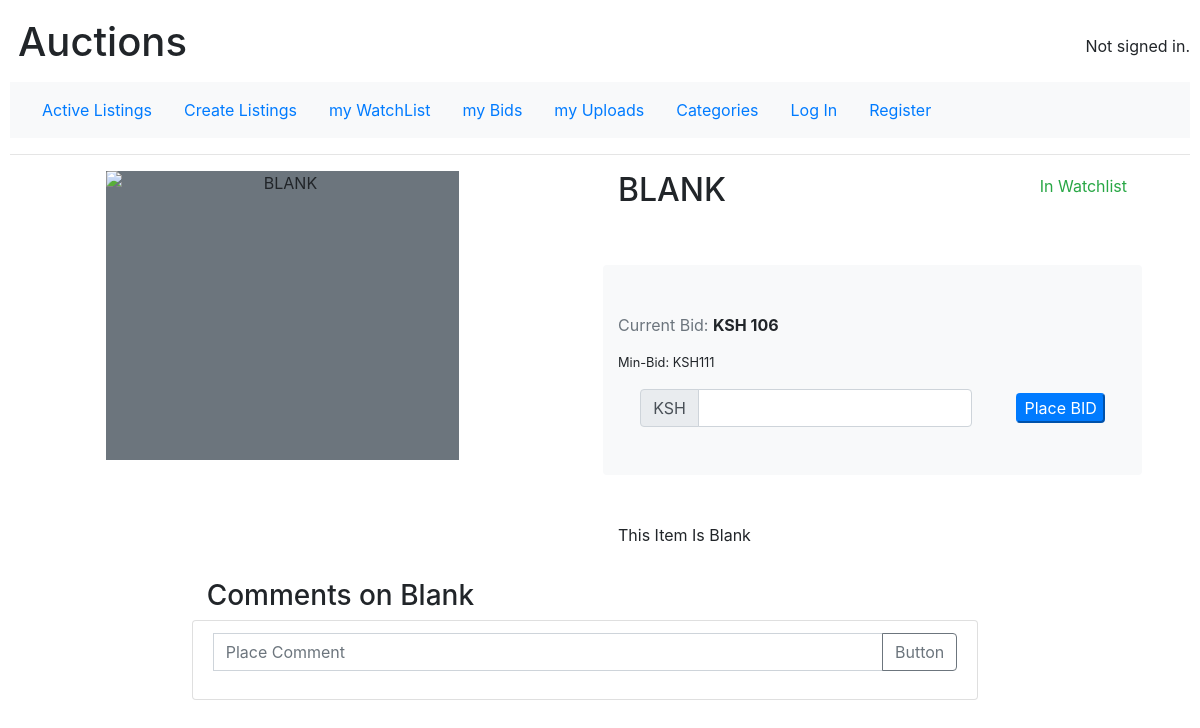
/listing/2, run on an earlier commit of the app's database.
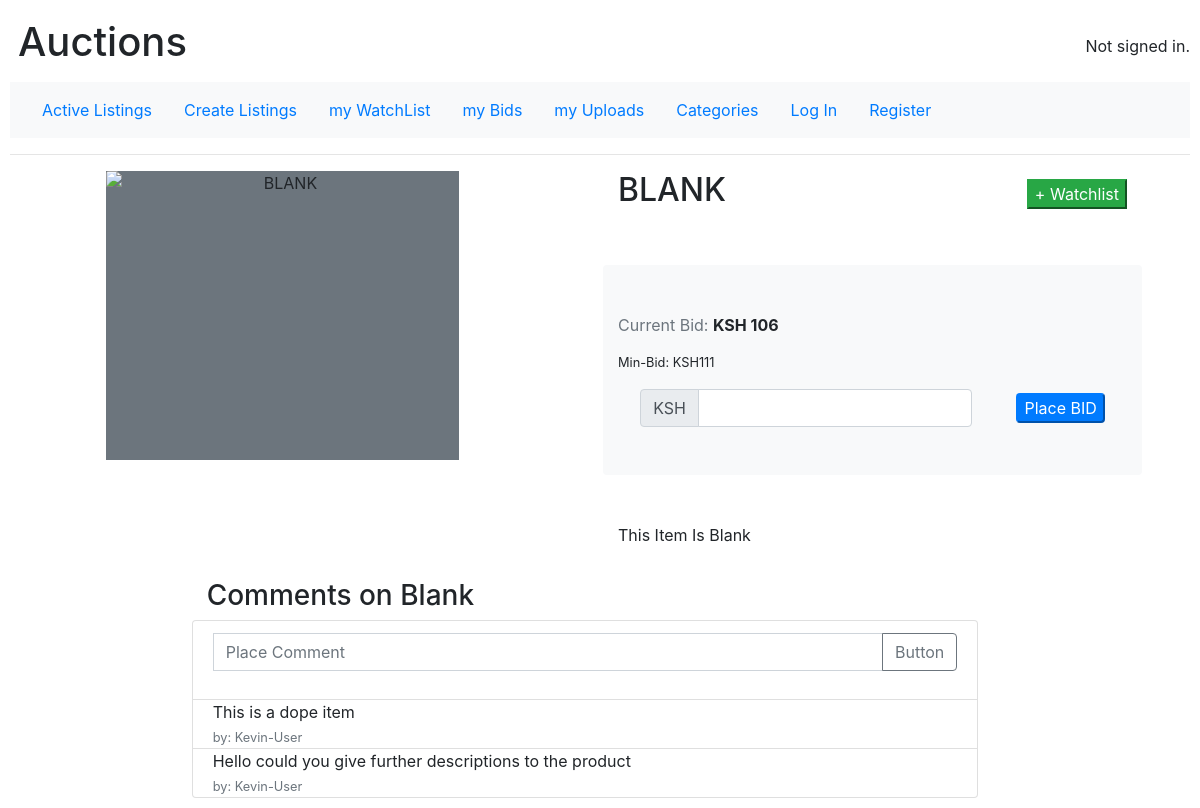
And on a later commit of the database.
### auctions/models.py (models this page shows, shortened)
class Comment(models.Model):
    comment = models.CharField(max_length=64)
    commentor = models.ForeignKey(User, on_delete=models.CASCADE, related_name="listing_commentor")
    comment_item = models.ForeignKey(AuctionListing, on_delete=models.CASCADE, related_name="listing_comment")

class User(AbstractUser):
    pass

### auctions/views.py (the view)
# urls.py: path("listing/<int:listing_id>",views.listing_page, name="listing"),
def listing_page(request, listing_id):
    listing = AuctionListing.objects.get(pk=listing_id)
    min_bid = listing.current_bid + 5
    comments = listing.listing_comment.all()
    if listing.listing_open == False:
        close = "CLOSED"
        try:
            info = Info.objects.get(won_listing=listing)
        except:
            info = ""
    else:
        close = ""
        info = ""
    try:
        condition = listing.bids.get(bidder__isnull=False)
    except:
        condition =""
    if not condition:
        close_button = False
    else:
        close_button = True
    try:
        Bid.objects.get(bid_identifier=listing_id)
        button = False
    except:
        button = True
    context = {
        "listing": listing,
        "status": listing.listing_open,
        "min_bid": min_bid,
        "info": info,
        "closed": close,
        "button": button,
        "cButton": close_button,
        "comments": comments
    }
    return render(request, "auctions/listing.html", context)

### auctions/templates/auctions/listing.html (shortened to what the changed rows need)
{% extends "auctions/layout.html" %}
{% block body %}
   <div class="row">
       {%if user == listing.creator %}
       <div class="col-6 px-5">
        <div class="d-flex align-items-center justify-content-between">
            <div><h2 class="text-uppercase">{{listing.title}} <span class="text-danger">{{closed}}</span> </h2></div>
            <div>
                {% if listing.listing_open %}
                {% if cButton %}
                <form action="{% url 'close' %}" method="POST">
                    {% csrf_token %}
                    <input name="lastBid" type="text" value="{{listing.id}}" hidden>
                    <input class="btn-danger" type="submit" value="Close Listing">
                </form>
                {%else%}
                <p class="text-info">Waiting for Bids</p>
                {%endif%}
                {%endif%}
            </div>
        </div>
        <div class="col-12">
            <p>
                <span class="text-muted">Current Bid:</span>
                <span class="font-weight-bold">KSH {{listing.current_bid}} </span>
            </p>
            <p>
                <span class="text-muted small">Inital Price:</span>
                <span class="font-weight-bold small">KSH {{listing.start_price}} </span>
            </p>
            {% if info %}
            <h3>Top-Bidder Info:  </h3>
            <p>Username: {{info.winner_Username}}</p>
            <p>Email: {{info.winner_Email}} </p>
            {%endif%}
        </div>
       </div>
        {% else %}
        {% if status %}
        <div class="col-6 px-5">
            <div class="d-flex align-items-center justify-content-between">
                <div><h2 class="text-uppercase">{{listing.title}}</h2></div>
                <div>
                    {%if button %}
                    <form action="{% url 'watchlist' %}" method="POST">
                        <input class="btn-success" type="submit" value="+ Watchlist">
                    </form>
                    {%else%}
                    <p class="text-success">In Watchlist</p>
                    {%endif%}
                </div>
            </div>
        </div>
        {%endif%}
        {%endif%}
        <div class="col-12 mt-3 row">
            <div class="col-sm-12 col-md-8">
                <ul class="list-group row">
                    {% for comment in comments %}
                    <li class="list-group-item py-0">
                        <p class="d-flex align-items-center py-0 my-0">{{comment.comment}}</p>
                        <span class="small text-muted">by: {{comment.commentor}}</span>
                    </li>
                    {%endfor%}
                </ul>
            </div>
        </div>
   </div>
{% endblock %}

What changed in the data, as far as the page shows it:
added Comment: comment "This is a dope item", commentor "Kevin-User"
added Comment: comment "Hello could you give further descriptions to the product", commentor "Kevin-User"
Also different on the page:
form field value: (not shown) → "+ Watchlist"
text no longer shown: "In Watchlist"
